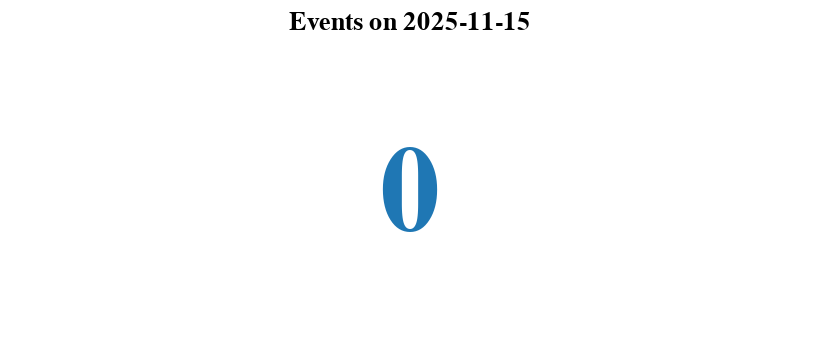

Notebook code for this chart:
### Markdown cell above
## Big Number Chart

Total count of all NASA natural events.

### Code cell
# Create big number chart
big_number_chart = create_big_number_chart(events_df)
big_number_chart.display()

# Save to HTML
big_number_chart.save(f"{output_dir}/total_nasa_events_big_number.html")
print(f"✓ Saved big number chart to {output_dir}/total_nasa_events_big_number.html")

### Figure 1 — Vega-Lite specification as saved in the notebook (floating-point values rounded to 4 significant figures)
{"config": {"view": {"continuousWidth": 300, "continuousHeight": 300}}, "data": {"name": "data-28bfd658cf4ca4c2ee22165f4b34524c"}, "mark": {"type": "text", "color": "#1f77b4", "fontWeight": "bold", "size": 60}, "encoding": {"text": {"field": "value", "format": ",.0f", "type": "quantitative"}}, "height": 150, "title": "Events on 2025-11-15", "width": 400, "$schema": "https://vega.github.io/schema/vega-lite/v5.20.1.json", "datasets": {"data-28bfd658cf4ca4c2ee22165f4b34524c": [{"metric": "Events Yesterday", "value": 0}]}}
